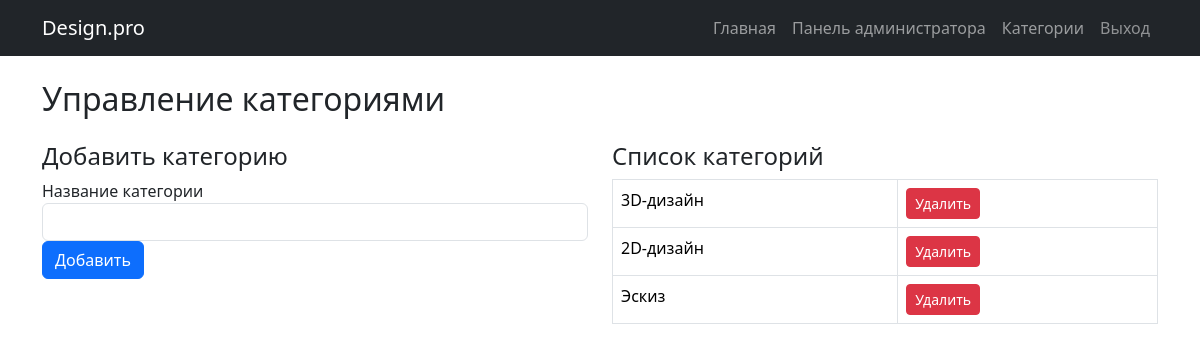
Before: /superadmin/categories/ (signed in) with the older database file.
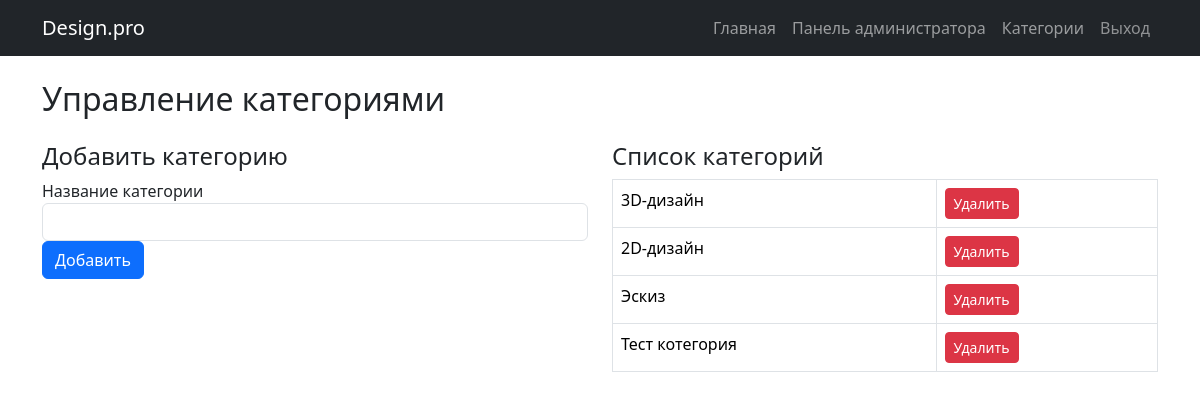
After: the same page with the newer database file.
### main/models.py (models this page shows, shortened)
class Category(models.Model):
    name = models.CharField('Название', max_length=100, unique=True)
    class Meta:
        verbose_name = 'Категория'
        verbose_name_plural = 'Категории'

### main/views.py (the view)
# urls.py: path('superadmin/categories/', views.categories, name='categories'),
@user_passes_test(is_admin, login_url='index')
def categories(request):
    if request.method == 'POST':
        form = CategoryForm(request.POST)
        if form.is_valid():
            form.save()
            messages.success(request, 'Категория добавлена.')
            return redirect('categories')
    else:
        form = CategoryForm()
    return render(request, 'main/categories.html', {
        'categories': Category.objects.all(),
        'form': form,
    })

### main/forms.py
class CategoryForm(forms.ModelForm):
    class Meta:
        model = Category
        fields = ['name']
        labels = {'name': 'Название категории'}
        widgets = {'name': forms.TextInput(attrs={'class': 'form-control'})}
        error_messages = {'name': {'unique': 'Такая категория уже существует.'}}

### main/views.py (called while the page is built)
def is_admin(user):
    return user.is_staff

### main/templates/main/categories.html (shortened to what this page needs)
{% extends "main/base.html" %}
{% block content %}
<h2>Управление категориями</h2>
<div class="row mt-4">
  <div class="col-md-6">
    <h4>Добавить категорию</h4>
    <form method="post" novalidate>
      {% for field in form %}
        <div class="form-group {% if field.errors %}has-error{% endif %}">
          <label>{{ field.label }}</label>
          {{ field }}
        </div>
      {% endfor %}
      <button type="submit" class="btn btn-primary">Добавить</button>
    </form>
  </div>
  <div class="col-md-6">
    <h4>Список категорий</h4>
    <table class="table table-bordered">
      <tbody>
        {% for category in categories %}
          <tr>
            <td>{{ category.name }}</td>
            <td><a href="{% url 'delete_category' category.pk %}" class="btn btn-danger btn-sm">Удалить</a></td>
          </tr>
        {% empty %}
          <tr><td>Категорий нет.</td></tr>
        {% endfor %}
      </tbody>
    </table>
  </div>
</div>
{% endblock %}

Changed rows visible on the page:
added Category: name "Тест котегория"
